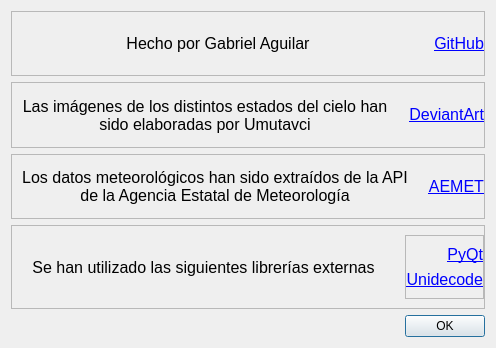
<?xml version="1.0" encoding="UTF-8"?>
<ui version="4.0">
 <class>Dialog</class>
 <widget class="QDialog" name="Dialog">
  <property name="geometry">
   <rect>
    <x>0</x>
    <y>0</y>
    <width>496</width>
    <height>348</height>
   </rect>
  </property>
  <property name="windowTitle">
   <string>Acerca de</string>
  </property>
  <layout class="QVBoxLayout" name="verticalLayout">
   <item>
    <widget class="QFrame" name="frame">
     <property name="frameShape">
      <enum>QFrame::StyledPanel</enum>
     </property>
     <property name="frameShadow">
      <enum>QFrame::Raised</enum>
     </property>
     <layout class="QHBoxLayout" name="horizontalLayout">
      <property name="spacing">
       <number>10</number>
      </property>
      <property name="leftMargin">
       <number>0</number>
      </property>
      <property name="rightMargin">
       <number>0</number>
      </property>
      <item>
       <widget class="QLabel" name="label">
        <property name="font">
         <font>
          <pointsize>12</pointsize>
         </font>
        </property>
        <property name="text">
         <string>Hecho por Gabriel Aguilar</string>
        </property>
        <property name="alignment">
         <set>Qt::AlignCenter</set>
        </property>
       </widget>
      </item>
      <item>
       <widget class="QLabel" name="label_2">
        <property name="sizePolicy">
         <sizepolicy hsizetype="Fixed" vsizetype="Preferred">
          <horstretch>0</horstretch>
          <verstretch>0</verstretch>
         </sizepolicy>
        </property>
        <property name="font">
         <font>
          <pointsize>12</pointsize>
         </font>
        </property>
        <property name="text">
         <string>&lt;a href=&quot;https://github.com/GabrielOlivaw&quot;&gt;GitHub&lt;/a&gt;</string>
        </property>
        <property name="alignment">
         <set>Qt::AlignRight|Qt::AlignTrailing|Qt::AlignVCenter</set>
        </property>
        <property name="margin">
         <number>6</number>
        </property>
        <property name="openExternalLinks">
         <bool>true</bool>
        </property>
       </widget>
      </item>
     </layout>
    </widget>
   </item>
   <item>
    <widget class="QFrame" name="frame_5">
     <property name="frameShape">
      <enum>QFrame::StyledPanel</enum>
     </property>
     <property name="frameShadow">
      <enum>QFrame::Raised</enum>
     </property>
     <layout class="QHBoxLayout" name="horizontalLayout_4">
      <property name="spacing">
       <number>10</number>
      </property>
      <property name="leftMargin">
       <number>0</number>
      </property>
      <property name="rightMargin">
       <number>0</number>
      </property>
      <item>
       <widget class="QLabel" name="label_8">
        <property name="font">
         <font>
          <pointsize>12</pointsize>
         </font>
        </property>
        <property name="text">
         <string>Las imágenes de los distintos estados del cielo han sido elaboradas por Umutavci</string>
        </property>
        <property name="alignment">
         <set>Qt::AlignCenter</set>
        </property>
        <property name="wordWrap">
         <bool>true</bool>
        </property>
       </widget>
      </item>
      <item>
       <widget class="QLabel" name="label_9">
        <property name="sizePolicy">
         <sizepolicy hsizetype="Fixed" vsizetype="Preferred">
          <horstretch>0</horstretch>
          <verstretch>0</verstretch>
         </sizepolicy>
        </property>
        <property name="font">
         <font>
          <pointsize>12</pointsize>
         </font>
        </property>
        <property name="text">
         <string>&lt;a href=&quot;https://www.deviantart.com/umutavci/art/weather-icon-set-165476034&quot;&gt;DeviantArt&lt;/a&gt;</string>
        </property>
        <property name="alignment">
         <set>Qt::AlignRight|Qt::AlignTrailing|Qt::AlignVCenter</set>
        </property>
        <property name="margin">
         <number>6</number>
        </property>
        <property name="openExternalLinks">
         <bool>true</bool>
        </property>
       </widget>
      </item>
     </layout>
    </widget>
   </item>
   <item>
    <widget class="QFrame" name="frame_2">
     <property name="frameShape">
      <enum>QFrame::StyledPanel</enum>
     </property>
     <property name="frameShadow">
      <enum>QFrame::Raised</enum>
     </property>
     <layout class="QHBoxLayout" name="horizontalLayout_2">
      <property name="spacing">
       <number>10</number>
      </property>
      <property name="leftMargin">
       <number>0</number>
      </property>
      <property name="rightMargin">
       <number>0</number>
      </property>
      <item>
       <widget class="QLabel" name="label_3">
        <property name="font">
         <font>
          <pointsize>12</pointsize>
         </font>
        </property>
        <property name="text">
         <string>Los datos meteorológicos han sido extraídos de la API de la Agencia Estatal de Meteorología</string>
        </property>
        <property name="alignment">
         <set>Qt::AlignCenter</set>
        </property>
        <property name="wordWrap">
         <bool>true</bool>
        </property>
       </widget>
      </item>
      <item>
       <widget class="QLabel" name="label_4">
        <property name="sizePolicy">
         <sizepolicy hsizetype="Fixed" vsizetype="Preferred">
          <horstretch>0</horstretch>
          <verstretch>0</verstretch>
         </sizepolicy>
        </property>
        <property name="font">
         <font>
          <pointsize>12</pointsize>
         </font>
        </property>
        <property name="text">
         <string>&lt;a href=&quot;https://www.aemet.es/es/portada&quot;&gt;AEMET&lt;/a&gt;</string>
        </property>
        <property name="alignment">
         <set>Qt::AlignRight|Qt::AlignTrailing|Qt::AlignVCenter</set>
        </property>
        <property name="margin">
         <number>6</number>
        </property>
        <property name="openExternalLinks">
         <bool>true</bool>
        </property>
       </widget>
      </item>
     </layout>
    </widget>
   </item>
   <item>
    <widget class="QFrame" name="frame_3">
     <property name="frameShape">
      <enum>QFrame::StyledPanel</enum>
     </property>
     <property name="frameShadow">
      <enum>QFrame::Raised</enum>
     </property>
     <layout class="QHBoxLayout" name="horizontalLayout_3">
      <property name="spacing">
       <number>10</number>
      </property>
      <property name="leftMargin">
       <number>0</number>
      </property>
      <property name="rightMargin">
       <number>0</number>
      </property>
      <item>
       <widget class="QLabel" name="label_5">
        <property name="font">
         <font>
          <pointsize>12</pointsize>
         </font>
        </property>
        <property name="text">
         <string>Se han utilizado las siguientes librerías externas</string>
        </property>
        <property name="alignment">
         <set>Qt::AlignCenter</set>
        </property>
       </widget>
      </item>
      <item>
       <widget class="QFrame" name="frame_4">
        <property name="sizePolicy">
         <sizepolicy hsizetype="Fixed" vsizetype="Preferred">
          <horstretch>0</horstretch>
          <verstretch>0</verstretch>
         </sizepolicy>
        </property>
        <property name="frameShape">
         <enum>QFrame::StyledPanel</enum>
        </property>
        <property name="frameShadow">
         <enum>QFrame::Raised</enum>
        </property>
        <layout class="QVBoxLayout" name="verticalLayout_2">
         <property name="leftMargin">
          <number>0</number>
         </property>
         <property name="rightMargin">
          <number>0</number>
         </property>
         <item>
          <widget class="QLabel" name="label_6">
           <property name="sizePolicy">
            <sizepolicy hsizetype="Preferred" vsizetype="Preferred">
             <horstretch>0</horstretch>
             <verstretch>0</verstretch>
            </sizepolicy>
           </property>
           <property name="font">
            <font>
             <pointsize>12</pointsize>
            </font>
           </property>
           <property name="text">
            <string>&lt;a href=&quot;https://riverbankcomputing.com/software/pyqt/intro/&quot;&gt;PyQt&lt;/a&gt;</string>
           </property>
           <property name="alignment">
            <set>Qt::AlignRight|Qt::AlignTrailing|Qt::AlignVCenter</set>
           </property>
           <property name="margin">
            <number>6</number>
           </property>
           <property name="openExternalLinks">
            <bool>true</bool>
           </property>
          </widget>
         </item>
         <item>
          <widget class="QLabel" name="label_7">
           <property name="sizePolicy">
            <sizepolicy hsizetype="Preferred" vsizetype="Preferred">
             <horstretch>0</horstretch>
             <verstretch>0</verstretch>
            </sizepolicy>
           </property>
           <property name="font">
            <font>
             <pointsize>12</pointsize>
            </font>
           </property>
           <property name="text">
            <string>&lt;a href=&quot;https://pypi.org/project/Unidecode/&quot;&gt;Unidecode&lt;/a&gt;</string>
           </property>
           <property name="alignment">
            <set>Qt::AlignRight|Qt::AlignTrailing|Qt::AlignVCenter</set>
           </property>
           <property name="margin">
            <number>6</number>
           </property>
           <property name="openExternalLinks">
            <bool>true</bool>
           </property>
          </widget>
         </item>
        </layout>
       </widget>
      </item>
     </layout>
    </widget>
   </item>
   <item>
    <widget class="QDialogButtonBox" name="buttonBox">
     <property name="orientation">
      <enum>Qt::Horizontal</enum>
     </property>
     <property name="standardButtons">
      <set>QDialogButtonBox::Ok</set>
     </property>
    </widget>
   </item>
  </layout>
 </widget>
 <resources/>
 <connections>
  <connection>
   <sender>buttonBox</sender>
   <signal>accepted()</signal>
   <receiver>Dialog</receiver>
   <slot>accept()</slot>
   <hints>
    <hint type="sourcelabel">
     <x>248</x>
     <y>254</y>
    </hint>
    <hint type="destinationlabel">
     <x>157</x>
     <y>274</y>
    </hint>
   </hints>
  </connection>
  <connection>
   <sender>buttonBox</sender>
   <signal>rejected()</signal>
   <receiver>Dialog</receiver>
   <slot>reject()</slot>
   <hints>
    <hint type="sourcelabel">
     <x>316</x>
     <y>260</y>
    </hint>
    <hint type="destinationlabel">
     <x>286</x>
     <y>274</y>
    </hint>
   </hints>
  </connection>
 </connections>
</ui>
